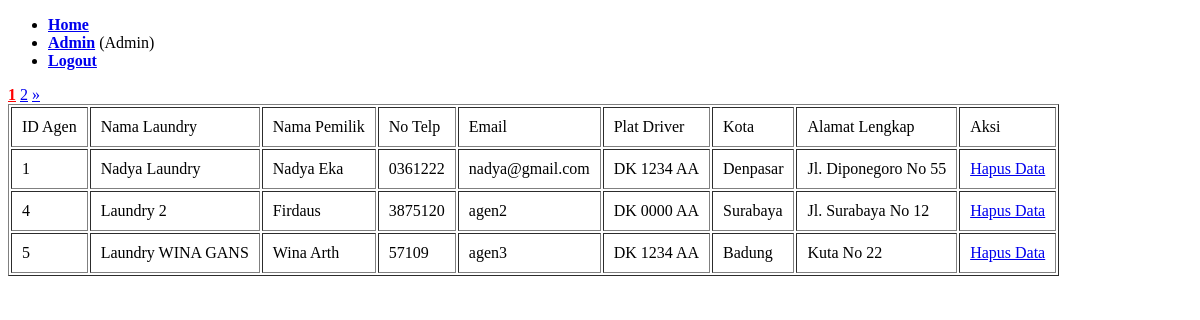
The page /list-agen.php (signed in) on the database as committed earlier.
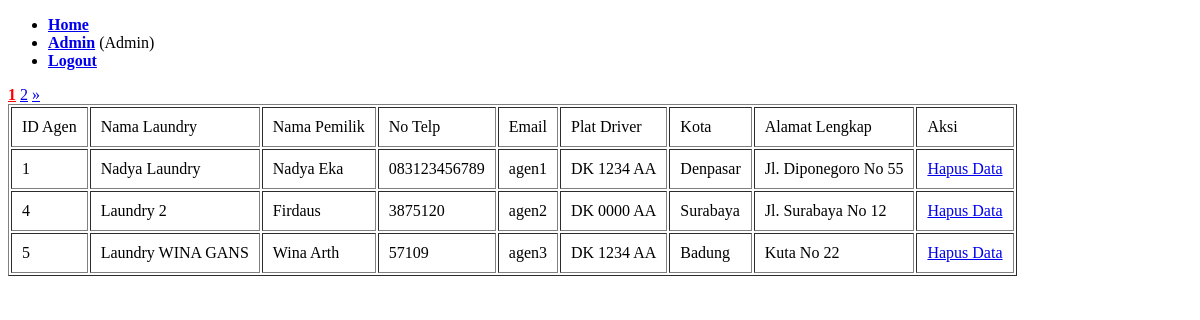
The same page on the database as committed later.
### tables this page shows
CREATE TABLE `agen` (
  `id_agen` int(11) NOT NULL,
  `nama_laundry` varchar(30) DEFAULT NULL,
  `nama_pemilik` varchar(30) DEFAULT NULL,
  `telp` varchar(13) DEFAULT NULL,
  `email` varchar(30) DEFAULT NULL,
  `kota` varchar(20) DEFAULT NULL,
  `alamat` varchar(100) DEFAULT NULL,
  `plat_driver` varchar(12) DEFAULT NULL,
  `password` varchar(255) DEFAULT NULL
);

### list-agen.php (the view, shortened to what this page needs)
<?php
include 'connect-db.php';
$jumlahDataPerHalaman = 3;
$query = mysqli_query($connect,"SELECT * FROM agen");
$jumlahData = mysqli_num_rows($query);
$jumlahHalaman = ceil($jumlahData / $jumlahDataPerHalaman);
if ( isset($_GET["page"])){
    $halamanAktif = $_GET["page"];
}else{
    $halamanAktif = 1;
}
$awalData = ( $jumlahDataPerHalaman * $halamanAktif ) - $jumlahDataPerHalaman;
$agen = mysqli_query($connect,"SELECT * FROM agen LIMIT $awalData, $jumlahDataPerHalaman");
?>
<!DOCTYPE html>
<html lang="en">
<head>
</head>
<body>
    <?php include 'header.php'; ?>
    <div id="body">
        <div id="halaman">
            <?php for( $i = 1; $i <= $jumlahHalaman; $i++ ) : ?>
                <?php if( $i == $halamanAktif ) : ?>
                    <a href="?page=<?= $i; ?>" style="font-weight: bold; color: red;"><?= $i; ?></a>
                <?php else : ?>
                    <a href="?page=<?= $i; ?>"><?= $i; ?></a>
                <?php endif; ?>
            <?php endfor; ?>
            <?php if( $halamanAktif < $jumlahHalaman ) : ?>
                <a href="?page=<?= $halamanAktif + 1; ?>">&raquo;</a>
            <?php endif; ?>
        </div>
        <table cellpadding=10 border=1>
            <tr>
                <td>ID Agen</td>
                <td>Nama Laundry</td>
                <td>Nama Pemilik</td>
                <td>No Telp</td>
                <td>Email</td>
                <td>Plat Driver</td>
                <td>Kota</td>
                <td>Alamat Lengkap</td>
                <td>Aksi</td>
            </tr>
            <?php foreach ($agen as $dataAgen) : ?>
            <tr>
                <td><?= $dataAgen["id_agen"] ?></td>
                <td><?= $dataAgen["nama_laundry"] ?></td>
                <td><?= $dataAgen["nama_pemilik"] ?></td>
                <td><?= $dataAgen["telp"] ?></td>
                <td><?= $dataAgen["email"] ?></td>
                <td><?= $dataAgen["plat_driver"] ?></td>
                <td><?= $dataAgen["kota"] ?></td>
                <td><?= $dataAgen["alamat"] ?></td>
                <td><a href="hapus-agen.php?id=<?= $dataAgen['id_agen'] ?>">Hapus Data</a></td>
            </tr>
            <?php endforeach ?>
        </table>
    </div>
</body>
</html>

Rows that differ between the two databases and show on the page:
changed agen "Nadya Laundry": telp "0361222" → "083123456789"; email "nadya@gmail.com" → "agen1"
